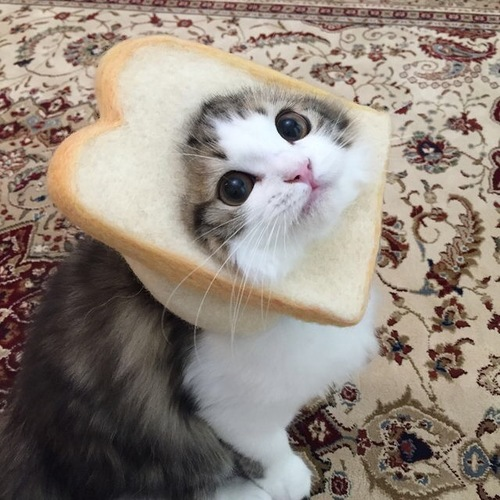
#> input picture dataset/images/cat.jpg, 500 x 500 px
$ python -i utils.py   (imports and definitions only)
#> lines starting #> are read from the running program, lines starting #| are printed output that depends on the picture
# utils.py
import base64
import requests
from PIL import Image
from io import BytesIO
from typing import Union
import logging

# [1 line not run here, left out]
logger = logging.getLogger(__name__)

def decode_base64_image(base64_string: str) -> Image.Image:
    """Decode base64 string to PIL Image"""
    try:
        if ',' in base64_string:
            base64_string = base64_string.split(',')[1]

        image_bytes = base64.b64decode(base64_string)
        image = Image.open(BytesIO(image_bytes)).convert('RGB')
        return image
    except Exception as e:
        logger.error(f"Error decoding base64 image: {e}")
        raise ValueError(f"Invalid base64 image: {str(e)}")

def load_image_from_url(url: str) -> Image.Image:
    """Load image from URL"""
    try:
        response = requests.get(url, timeout=10)
        response.raise_for_status()
        image = Image.open(BytesIO(response.content)).convert('RGB')
        return image
    except Exception as e:
        logger.error(f"Error loading image from URL {url}: {e}")
        raise ValueError(f"Could not load image from URL: {str(e)}")

def process_image_input(image_input: Union[str, dict]) -> Image.Image:
    """Process either base64 string or URL from request"""
    if isinstance(image_input, dict):
        if 'image_base64' in image_input and image_input['image_base64']:
            return decode_base64_image(image_input['image_base64'])
        elif 'image_url' in image_input and image_input['image_url']:
            return load_image_from_url(image_input['image_url'])
    elif isinstance(image_input, str):
        if image_input.startswith(('http://', 'https://')):
            return load_image_from_url(image_input)
        else:
            return decode_base64_image(image_input)

    raise ValueError("No valid image input provided")

>>> import cv2
>>> picture = cv2.imread('dataset/images/cat.jpg', cv2.IMREAD_GRAYSCALE)
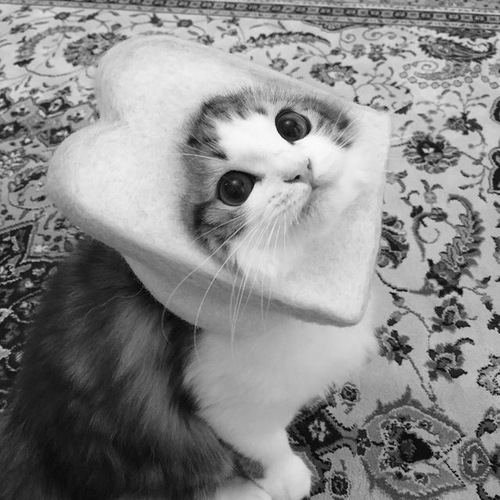
#> picture: shape (500, 500); min 0, max 255, mean 136.5
#> (the run stopped early here; a loop or call above may not have finished)

$ run again, on dataset/images/dog.jpg
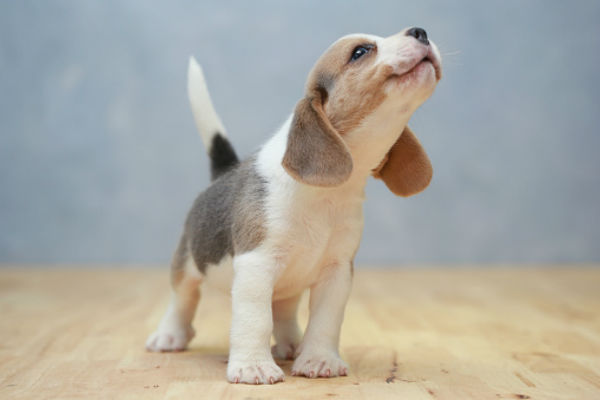
#> input picture dataset/images/dog.jpg, 600 x 400 px
#> `picture = cv2.imread('dataset/images/cat.jpg', cv2.IMREAD_GRAYSCALE)`:
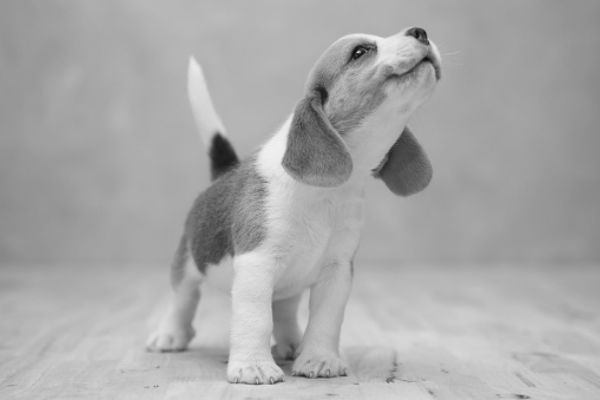
#> picture: shape (400, 600); min 5, max 243, mean 168.5

$ run again, on dataset/images/panda.jpg
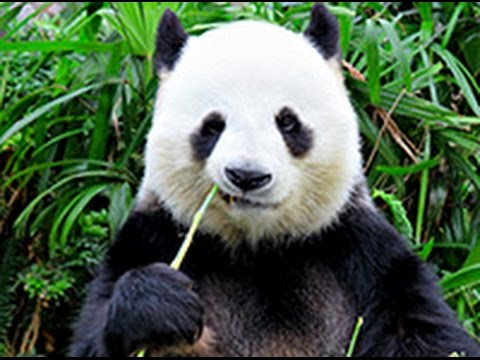
#> input picture dataset/images/panda.jpg, 480 x 360 px
#> `picture = cv2.imread('dataset/images/cat.jpg', cv2.IMREAD_GRAYSCALE)`:
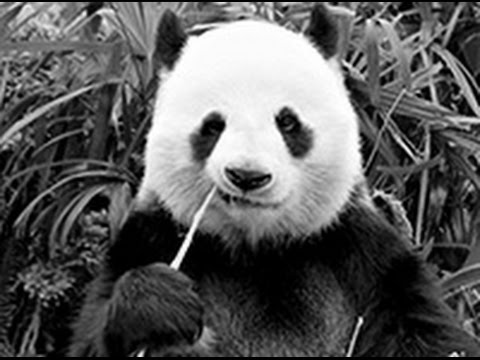
#> picture: shape (360, 480); min 0, max 255, mean 91.1
